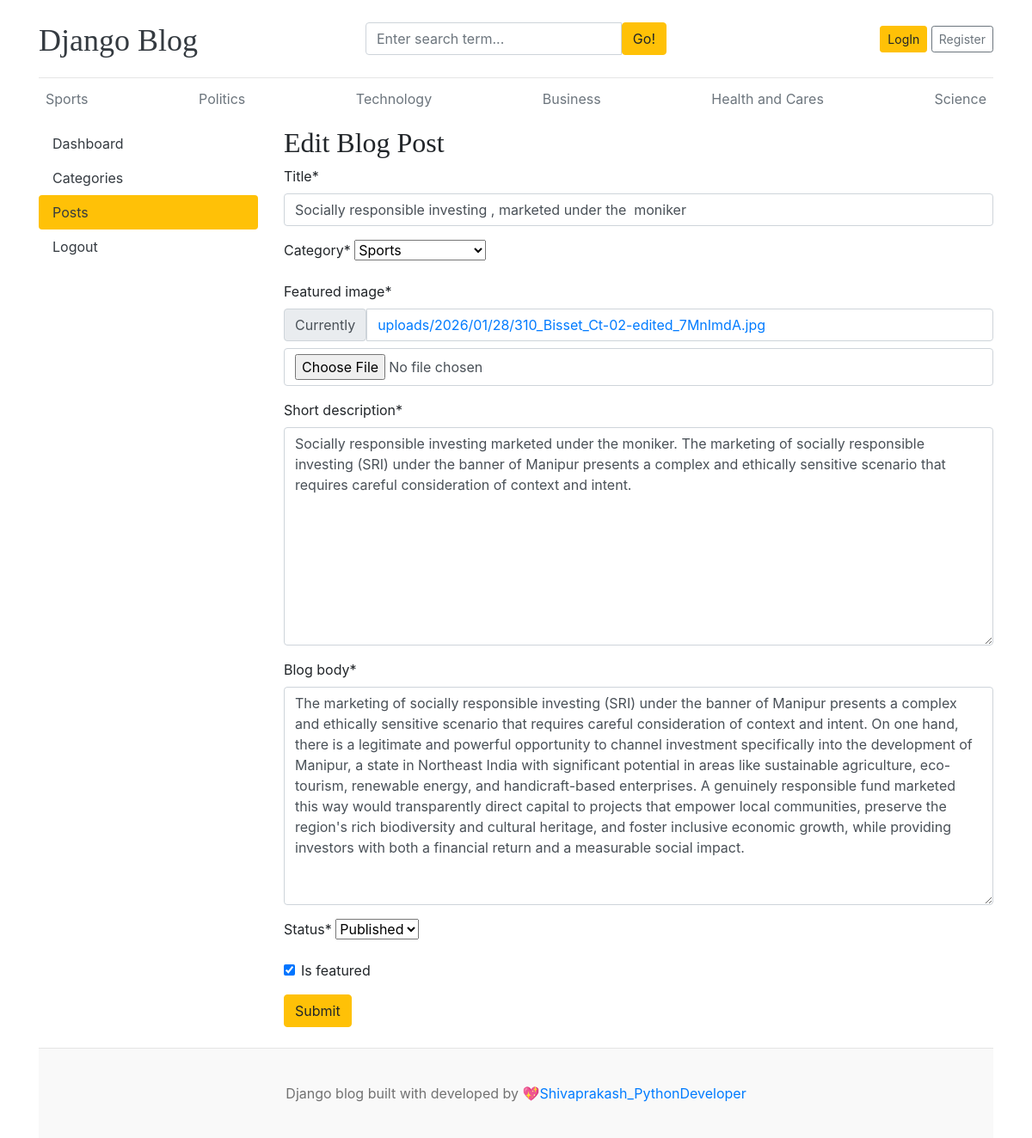
Screenshot of /dashboard/posts/edit/3/ with the database file from the repository.
### blogs/models.py (models this page shows, shortened)
class Category(models.Model):
    category_name = models.CharField(max_length=50 , unique=True)
    created_at = models.DateTimeField(auto_now_add = True)
    updated_at = models.DateTimeField(auto_now=True)
    class Meta:
        verbose_name_plural = 'categories'
    def __str__(self):
        return self.category_name

class Blog(models.Model):
    title = models.CharField(max_length=100)
    slug = models.SlugField(max_length=150, unique=True, blank=True)
    category = models.ForeignKey(Category, on_delete=models.CASCADE)
    author = models.ForeignKey(User, on_delete=models.CASCADE)
    featured_image = models.ImageField(upload_to='uploads/%Y/%m/%d')
    short_description = models.TextField(max_length=500)
    blog_body = models.TextField(max_length=2000)
    status = models.CharField(max_length=20, choices = STATUS_CHOICE, default='Draft')
    is_featured = models.BooleanField(default=False)
    created_at = models.DateTimeField(auto_now_add = True)
    updated_at = models.DateTimeField(auto_now=True)

### dashboards/views.py (the view, shortened to what this page needs)
# urls.py: path('posts/edit/<int:pk>/',views.edit_post, name='edit_post'),
def edit_post(request,pk):
    post = get_object_or_404(Blog, pk=pk)
    form = BlogPostForm(instance=post)
    context ={
        'form':form,
        'post':post,
    }
    return render(request, 'dashboard/edit_post.html',context)

### dashboards/forms.py
class BlogPostForm(forms.ModelForm):
    class Meta:
        model = Blog
        fields = ('title', 'category', 'featured_image', 'short_description', 'blog_body', 'status','is_featured')

### blogs/context_processors.py (called while the page is built)
def get_categories(request):
    categories = Category.objects.all()
    return dict(categories=categories)

def get_social_links(request):
    social_links = SocialLink.objects.all()
    return dict(social_links=social_links)

### templates/dashboard/edit_post.html (shortened to what this page needs)
{% extends "base.html" %}
{% block content %}
{% load crispy_forms_tags %}
<div class="row">
    {% include 'dashboard/sidebar.html' %}
    <div class="col-md-9">
        <h2>Edit Blog Post</h2>
        <form action="{% url 'edit_post' post.id %}" method="POST" enctype="multipart/form-data">
            {{ form|crispy }}
            <button type="submit" class="btn btn-warning">Submit</button>
        </form>
        <br>
    </div>
</div>
{% endblock  %}

### templates/base.html (shortened to what this page needs)
{% load static %}
<!DOCTYPE html>
<html lang="en">
<head>
    <link href="https://getbootstrap.com/docs/4.0/dist/css/bootstrap.min.css" rel="stylesheet">
    <link href="{% static 'css/blog.css' %}" rel="stylesheet">
    <link rel="stylesheet" href="https://cdnjs.cloudflare.com/ajax/libs/font-awesome/4.7.0/css/font-awesome.min.css">
  </head>
<body>
    <div class="container">
      <header class="blog-header py-3">
        <div class="row flex-nowrap justify-content-between align-items-center">
          <div class="col-4 pt-1">
            <a class="blog-header-logo text-dark" href="/">Django Blog</a>
          </div>
          <div class='col-4'>
            <form action="{% url "search" %}" method="GET">
              <div class="input-group">
                <input class="form-control" type="text" name='keyword' value="{{keyword}}" placeholder="Enter search term..." aria-label="Enter search term..." aria-describedby="button-search" />
                <button type='submit' class="btn btn-warning" id="button-search" type="button">Go!</button>
              </div>
            </form>
          </div>
          <div class="col-4 d-flex justify-content-end align-items-center">
            {% if  not user.is_authenticated %}
            <a class="btn btn-sm btn-warning" href="{% url 'login' %}">LogIn</a> &nbsp;
            <a class="btn btn-sm btn-outline-secondary" href="{% url 'register' %}">Register</a>
            {% else %}
            <span><a href="{% url 'dashboards' %}">Dashboard</a></span>
            &emsp;
            <span><a href="{% url 'logout' %}">Logout</a></span>
            {% endif %}
          </div>
        </div>
      </header>
      <div class="nav-scroller py-1 mb-2">
        <nav class="nav d-flex justify-content-between">
          {% for cat in categories %}
          <a class="p-2 text-muted" href="{% url 'posts_by_category' cat.id %}">{{ cat.category_name }}</a>
          {% endfor %}
        </nav>
      </div>
{% block content%}
{% endblock %}
<footer class="blog-footer">
  <p>Django blog built with developed by <a href="#">💖Shivaprakash_PythonDeveloper</a></p>
</footer>
</body>
</html>

### blog_main/static/css/blog.css (style rules this page uses)
.blog-header { border-bottom: 1px solid #e5e5e5; }
.blog-header-logo { font-family: "Playfair Display", Georgia, "Times New Roman", serif ; font-size: 2.25rem; }
h1, h2, h3, h4, h5, h6 { font-family: "Playfair Display", Georgia, "Times New Roman", serif ; }
.blog-footer { padding: 2.5rem 0; color: #727272; text-align: center; background-color: #f9f9f9; border-top: .05rem solid #e5e5e5; }
.blog-footer p:last-child { margin-bottom: 0; }

### rows the page displays
Category: category_name "Sports"
Category: category_name "Politics"
Category: category_name "Technology"
Category: category_name "Business"
Category: category_name "Health and Cares"
Category: category_name "Science"
Blog: title "Socially responsible investing , marketed under the moniker", category "Sports", short_description "Socially responsible investing marketed under the moniker. The marketing of socially responsible investing (SRI) under the banner of Manipur presents a complex and ethically sensitive scenario that requires careful consideration of context and intent.", blog_body "The marketing of socially responsible investing (SRI) under the banner of Manipur presents a complex and ethically sensitive scenario that requires careful consideration of context and intent. On one hand, there is a legitimate and powerful opportunity to channel investment specifically into the development of Manipur, a state in Northeast India with significant potential in areas like sustainable agriculture, eco-tourism, renewable energy, and handicraft-based enterprises. A genuinely responsible fund marketed this way would transparently direct capital to projects that empower local communities, preserve the region's rich biodiversity and cultural heritage, and foster inclusive economic…", status "Published", is_featured "☑"
